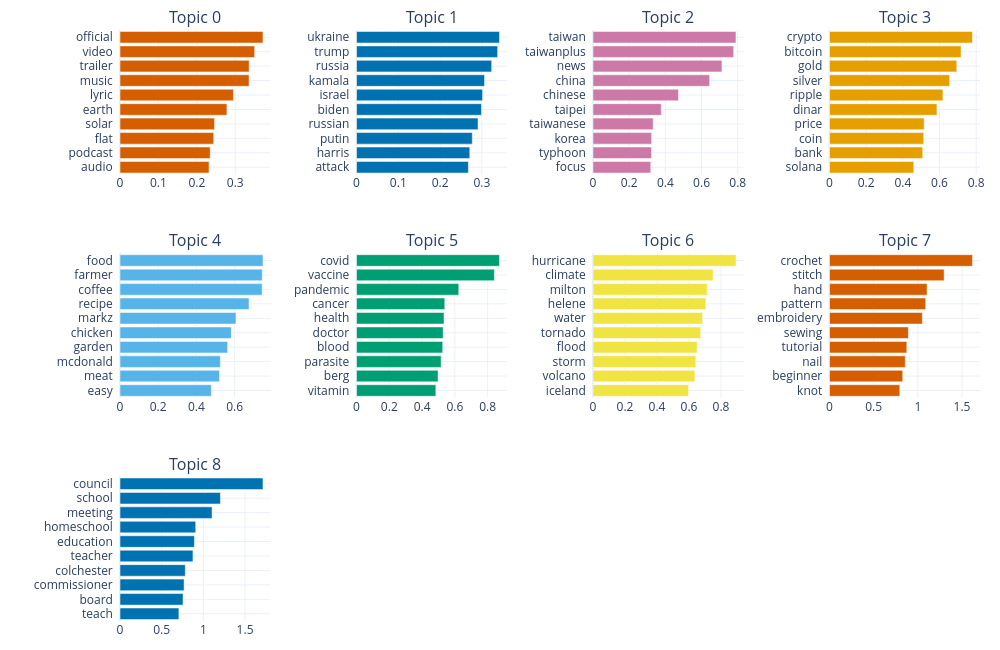

Notebook cell for this chart:
### Code cell
topicos = [t for t in loaded_model.get_topics().keys() if t != -1]
fig = loaded_model.visualize_barchart(topics=topicos, n_words=10)
fig.update_layout(title_text="",  height=110 +60 * len(topicos),
    margin=dict(l=120, r=20, t=30, b=20))
fig.show()

### Figure 1 — Plotly figure (JSON) as saved in the notebook; plotly's stock layout.template omitted (floating-point values rounded to 4 significant figures)
{"data": [{"marker": {"color": "#D55E00"}, "orientation": "h", "type": "bar", "x": [0.2318, 0.2348, 0.2438, 0.2461, 0.2783, 0.2952, 0.3359, 0.3362, 0.3504, 0.3721], "xaxis": "x", "y": ["audio  ", "podcast  ", "flat  ", "solar  ", "earth  ", "lyric  ", "music  ", "trailer  ", "video  ", "official  "], "yaxis": "y"}, {"marker": {"color": "#0072B2"}, "orientation": "h", "type": "bar", "x": [0.2677, 0.271, 0.277, 0.2908, 0.299, 0.3017, 0.3064, 0.3234, 0.3377, 0.3421], "xaxis": "x2", "y": ["attack  ", "harris  ", "putin  ", "russian  ", "biden  ", "israel  ", "kamala  ", "russia  ", "trump  ", "ukraine  "], "yaxis": "y2"}, {"marker": {"color": "#CC79A7"}, "orientation": "h", "type": "bar", "x": [0.3193, 0.3237, 0.3243, 0.3328, 0.3774, 0.4723, 0.6447, 0.7127, 0.7775, 0.7903], "xaxis": "x3", "y": ["focus  ", "typhoon  ", "korea  ", "taiwanese  ", "taipei  ", "chinese  ", "china  ", "news  ", "taiwanplus  ", "taiwan  "], "yaxis": "y3"}, {"marker": {"color": "#E69F00"}, "orientation": "h", "type": "bar", "x": [0.4598, 0.5084, 0.5137, 0.5163, 0.5859, 0.6186, 0.655, 0.6941, 0.7175, 0.7797], "xaxis": "x4", "y": ["solana  ", "bank  ", "coin  ", "price  ", "dinar  ", "ripple  ", "silver  ", "gold  ", "bitcoin  ", "crypto  "], "yaxis": "y4"}, {"marker": {"color": "#56B4E9"}, "orientation": "h", "type": "bar", "x": [0.4781, 0.5207, 0.5253, 0.5634, 0.5827, 0.607, 0.6753, 0.744, 0.7445, 0.7483], "xaxis": "x5", "y": ["easy  ", "meat  ", "mcdonald  ", "garden  ", "chicken  ", "markz  ", "recipe  ", "coffee  ", "farmer  ", "food  "], "yaxis": "y5"}, {"marker": {"color": "#009E73"}, "orientation": "h", "type": "bar", "x": [0.484, 0.4975, 0.5164, 0.5258, 0.5287, 0.5337, 0.5384, 0.6238, 0.8408, 0.872], "xaxis": "x6", "y": ["vitamin  ", "berg  ", "parasite  ", "blood  ", "doctor  ", "health  ", "cancer  ", "pandemic  ", "vaccine  ", "covid  "], "yaxis": "y6"}, {"marker": {"color": "#F0E442"}, "orientation": "h", "type": "bar", "x": [0.5971, 0.6368, 0.6428, 0.6507, 0.6731, 0.685, 0.7057, 0.7139, 0.7504, 0.8938], "xaxis": "x7", "y": ["iceland  ", "volcano  ", "storm  ", "flood  ", "tornado  ", "water  ", "helene  ", "milton  ", "climate  ", "hurricane  "], "yaxis": "y7"}, {"marker": {"color": "#D55E00"}, "orientation": "h", "type": "bar", "x": [0.7962, 0.8291, 0.8576, 0.8752, 0.8931, 1.051, 1.089, 1.104, 1.298, 1.619], "xaxis": "x8", "y": ["knot  ", "beginner  ", "nail  ", "tutorial  ", "sewing  ", "embroidery  ", "pattern  ", "hand  ", "stitch  ", "crochet  "], "yaxis": "y8"}, {"marker": {"color": "#0072B2"}, "orientation": "h", "type": "bar", "x": [0.7064, 0.7566, 0.7689, 0.7833, 0.8753, 0.8929, 0.9084, 1.105, 1.205, 1.715], "xaxis": "x9", "y": ["teach  ", "board  ", "commissioner  ", "colchester  ", "teacher  ", "education  ", "homeschool  ", "meeting  ", "school  ", "council  "], "yaxis": "y9"}], "layout": {"annotations": [{"font": {"size": 16}, "showarrow": false, "text": "Topic 0", "x": 0.0875, "xanchor": "center", "xref": "paper", "y": 1, "yanchor": "bottom", "yref": "paper"}, {"font": {"size": 16}, "showarrow": false, "text": "Topic 1", "x": 0.3625, "xanchor": "center", "xref": "paper", "y": 1, "yanchor": "bottom", "yref": "paper"}, {"font": {"size": 16}, "showarrow": false, "text": "Topic 2", "x": 0.6375, "xanchor": "center", "xref": "paper", "y": 1, "yanchor": "bottom", "yref": "paper"}, {"font": {"size": 16}, "showarrow": false, "text": "Topic 3", "x": 0.9125, "xanchor": "center", "xref": "paper", "y": 1, "yanchor": "bottom", "yref": "paper"}, {"font": {"size": 16}, "showarrow": false, "text": "Topic 4", "x": 0.0875, "xanchor": "center", "xref": "paper", "y": 0.6222, "yanchor": "bottom", "yref": "paper"}, {"font": {"size": 16}, "showarrow": false, "text": "Topic 5", "x": 0.3625, "xanchor": "center", "xref": "paper", "y": 0.6222, "yanchor": "bottom", "yref": "paper"}, {"font": {"size": 16}, "showarrow": false, "text": "Topic 6", "x": 0.6375, "xanchor": "center", "xref": "paper", "y": 0.6222, "yanchor": "bottom", "yref": "paper"}, {"font": {"size": 16}, "showarrow": false, "text": "Topic 7", "x": 0.9125, "xanchor": "center", "xref": "paper", "y": 0.6222, "yanchor": "bottom", "yref": "paper"}, {"font": {"size": 16}, "showarrow": false, "text": "Topic 8", "x": 0.0875, "xanchor": "center", "xref": "paper", "y": 0.2444, "yanchor": "bottom", "yref": "paper"}], "height": 650, "hoverlabel": {"bgcolor": "white", "font": {"family": "Rockwell", "size": 16}}, "margin": {"b": 20, "l": 120, "r": 20, "t": 30}, "showlegend": false, "title": {"font": {"color": "Black", "size": 22}, "text": "", "x": 0.5, "xanchor": "center", "yanchor": "top"}, "width": 1000, "xaxis": {"anchor": "y", "domain": [0, 0.175], "showgrid": true}, "xaxis10": {"anchor": "y10", "domain": [0.275, 0.45], "showgrid": true}, "xaxis11": {"anchor": "y11", "domain": [0.55, 0.725], "showgrid": true}, "xaxis12": {"anchor": "y12", "domain": [0.825, 1], "showgrid": true}, "xaxis2": {"anchor": "y2", "domain": [0.275, 0.45], "showgrid": true}, "xaxis3": {"anchor": "y3", "domain": [0.55, 0.725], "showgrid": true}, "xaxis4": {"anchor": "y4", "domain": [0.825, 1], "showgrid": true}, "xaxis5": {"anchor": "y5", "domain": [0, 0.175], "showgrid": true}, "xaxis6": {"anchor": "y6", "domain": [0.275, 0.45], "showgrid": true}, "xaxis7": {"anchor": "y7", "domain": [0.55, 0.725], "showgrid": true}, "xaxis8": {"anchor": "y8", "domain": [0.825, 1], "showgrid": true}, "xaxis9": {"anchor": "y9", "domain": [0, 0.175], "showgrid": true}, "yaxis": {"anchor": "x", "domain": [0.7556, 1], "showgrid": true}, "yaxis10": {"anchor": "x10", "domain": [0, 0.2444], "showgrid": true}, "yaxis11": {"anchor": "x11", "domain": [0, 0.2444], "showgrid": true}, "yaxis12": {"anchor": "x12", "domain": [0, 0.2444], "showgrid": true}, "yaxis2": {"anchor": "x2", "domain": [0.7556, 1], "showgrid": true}, "yaxis3": {"anchor": "x3", "domain": [0.7556, 1], "showgrid": true}, "yaxis4": {"anchor": "x4", "domain": [0.7556, 1], "showgrid": true}, "yaxis5": {"anchor": "x5", "domain": [0.3778, 0.6222], "showgrid": true}, "yaxis6": {"anchor": "x6", "domain": [0.3778, 0.6222], "showgrid": true}, "yaxis7": {"anchor": "x7", "domain": [0.3778, 0.6222], "showgrid": true}, "yaxis8": {"anchor": "x8", "domain": [0.3778, 0.6222], "showgrid": true}, "yaxis9": {"anchor": "x9", "domain": [0, 0.2444], "showgrid": true}}}
